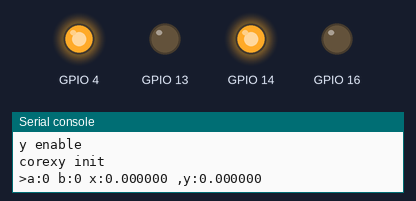
Simulated run of this program. Board: ESP8266 board running MicroPython. Parts: output pins drawn as LEDs (lit = HIGH), the last lines printed to the serial console. Pins used as bus, display or sensor lines are not drawn. At 14.9 s the program stops and its outputs stay as they are.

Above: at 0.1 s.
At 7.2 s:
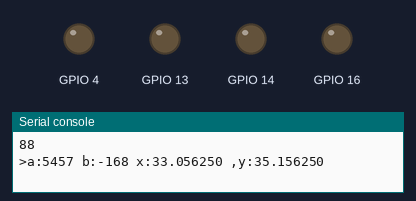
At 9.5 s:
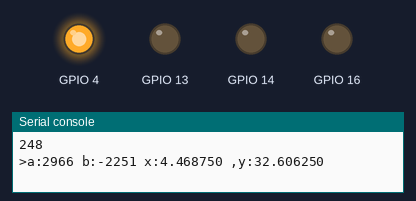
At 13.9 s:
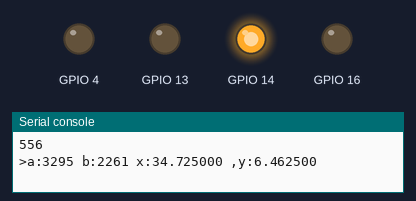
Timing chart, 0 to 15.4 s (numbered marks = the images above):
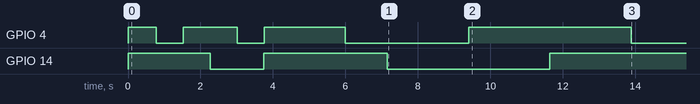

Measured:
- by itself, GPIO 4: LOW → HIGH at 0.00 s, → LOW 0.78 s later, → HIGH 0.74 s later, → LOW 1.5 s later, … (8 changes in this stretch)
- by itself, GPIO 14: goes HIGH 2.3 s, LOW 1.5 s, HIGH 3.4 s, LOW 4.5 s, then HIGH

The program:

corexy.py
```python
from math import *
from stepper import *

STEP_PER_MM=0.0125
MM_PER_STEP=80

STEP_TMC2225_32_PER_MM=0.00125
MM_TMC2225_32_PER_STEP=800

#2GT 2mm per gear, 20 gear , 20*2=40mm a cycle
#1.8 per step, so 200 steps a cycle. then 0.2mm/step
trace_flg=0
def plat_plot_show():
     pass

def plat_plot(x,y,para):
     pass

def axis_accm_step(acc,delta):
        acc+=delta
        step=0
        if 0==int(acc):
            pass # less one step
        else :
            step=int(acc)
            acc-=int(acc)
        return acc,step

def set_z(sz,ez):
        acc_z=0
        zc=sz.position()
        z=float(zc)*STEP_TMC2225_32_PER_MM
        dz = ez - z;
        if 1:
            print(">c:%d z:%f->%f dz:%f" % (zc,z,ez,dz))
        if abs(dz) < STEP_TMC2225_32_PER_MM:
            return ez
        c = floor(abs(8*dz) );
        if c >0 :
            del_z= (dz) /c
            del_z= del_z*MM_TMC2225_32_PER_STEP
            for  i in range(0,c) :
                acc_z,step=axis_accm_step(acc_z,del_z)
                sz.step(step)
        zc=sz.position()
        z=float(zc)*STEP_TMC2225_32_PER_MM
        if 1:
            print(">>c:%d z:%f" % (zc,z))
        return ez


class corexy():
    def __init__(self, sx, sy):
        self.sx=sx
        self.sy=sy
        self.x=0
        self.y=0 # the x,y postion is exist naturely
        self.acc_a=0;
        self.acc_b=0
        self.sx.enable()
        self.sy.enable()
        print("corexy init")

    def actually_positon(self):
        a=self.sx.position()
        b=self.sy.position()
        x=float((a+b)/2)*STEP_PER_MM
        y=float((a-b)/2)*STEP_PER_MM
        return a,b,x,y

    def draw_actually_positon(self,plot_flg):
        a,b,x,y=self.actually_positon()
        if trace_flg:
            print("a:%d b:%d x:%f ,y:%f" % (a,b,x,y))
        if plot_flg:
            plat_plot(x,y,'b.')
        else :
            plat_plot(x,y,'y.')
    def direction(self,delta):
        if delta> 0:
            return 1
        else :
            return -1

    def accm_step(self,acc,delta):
        acc+=delta
        step=0
        if 0==int(acc):
            pass # less one step
        else :
            step=int(acc)
            acc-=int(acc)
        return acc,step

    def set_xy(self,ex,ey,plot_flg):
        if 1:
            a,b,x,y=self.actually_positon()
            print(">a:%d b:%d x:%f ,y:%f" % (a,b,x,y))
        x=self.x
        y=self.y
        dx = ex - x;
        dy = ey - y;

        c = floor(8 * sqrt(dx * dx + dy * dy));
        if c >0 :
            del_a= (dx+dy) /c
            del_b= (dx-dy) /c
            del_a= del_a*MM_PER_STEP
            del_b= del_b*MM_PER_STEP
            for  i in range(0,c) :
                #self.set_xy(x + (i * dx / c), y + (i * dy / c));
                self.acc_a,step=self.accm_step(self.acc_a,del_a)
                self.sx.step(step)
                self.draw_actually_positon(plot_flg)
                #
                self.acc_b,step=self.accm_step(self.acc_b,del_b)
                self.sy.step(step)
                self.draw_actually_positon(plot_flg)

        self.x=ex
        self.y=ey
        if 1:
            a,b,x,y=self.actually_positon()
            print(">>a:%d b:%d x:%f y:%f ex:%f ey:%f" % (a,b,x,y ,abs(ex-x),abs(ey-y)))
        return ex,ey

    def move_to(self,x,y):
        return self.set_xy(x,y,0)

    def draw_to(self,x,y):
        return self.set_xy(x,y,1)

    def get_xy(self):
        a,b,x,y=self.actually_positon()
        return x,y


def draw_rect(cxy,x,y,w,h):
    cxy.move_to(x,y)
    cxy.draw_to(x,y+h)
    cxy.draw_to(x+w,y+h)
    cxy.draw_to(x+w,y)
    cxy.draw_to(x,y)


def  draw_cycle(cxy,x,y,r):
    cxy.move_to(x+r,y)
    for i in range(0,2*314,2):
      print(i)
      a=float(i)/100
      cxy.draw_to(x+r*cos(a),y+r*sin(a))


if __name__ == '__main__':
    sx = Stepper( 14, 12, 13, speed=10000,name="x")
    sy = Stepper( 4, 5, 16, speed=10000,name="y")
    cxy=corexy(sx,sy)
    draw_rect(cxy,10,10,10,10)
    draw_cycle(cxy,20,20,20)
    plat_plot_show() 
```

stepper.py
```python
from machine import Pin
import time

DEFAULT_SPEED = 10000
GT2_20_cycle_40mm_STEPS=200*16

def plat_time():
	return  time.ticks_ms()

def  xsleep_us(vus):
    #pass
    time.sleep_us(vus)

dbg_flg=0 #set 1 for debug info

class Stepper():
    def __init__(self, dir_pin, step_pin, enable_pin ,  speed=DEFAULT_SPEED,name="",dir_invert=0):
        self.step_pin = Pin(step_pin, Pin.OUT)
        self.dir_pin = Pin(dir_pin, Pin.OUT)
        self.dir_invert=dir_invert
        self.direction = 1
        if self.dir_invert :
            self.dir_pin.value(0)
        else :
            self.dir_pin.value(1)
        self.step_pin.value(0)
        if enable_pin > 0:
            self.enable_pin = Pin(enable_pin, Pin.OUT)
            self.enable_pin.value(1)
            self.enable_flg=0;
        else:
            self.enable_flg=-1
        self.pulserate = 100
        self.count = 0
        self.speed = speed
        self.delay = int(1000000/speed)
        self.limits_max=GT2_20_cycle_40mm_STEPS*20
        self.limits_min=-GT2_20_cycle_40mm_STEPS*20
        self.name=name
        print("%s delaly %d us" %(name,self.delay))

    def enable(self):
        if self.enable_flg != -1:
            self.enable_pin.value(0)
            self.enable_flg=1
            print("%s enable" % self.name)
        else:
            print("%s stop ignored" % self.name)

    def dir(self,direction=1):
        if direction != self.direction :
            if 1 == direction:
                self.direction=1
                if self.dir_invert :
                    self.dir_pin.value(0)
                else :
                    self.dir_pin.value(1)
            else :
                self.direction=-1
                if self.dir_invert :
                    self.dir_pin.value(1)
                else :
                    self.dir_pin.value(0)

            print("%s dir:  %d" %(self.name,self.direction))

    def step(self, count):
        """Rotate count steps. direction = -1 means backwards"""
        if 0 == count:
            return
        if 0 == self.enable_flg:
            print("%s disable,need enable" % self.name)

        if dbg_flg:
            print("%s step cnt:%d" % (self.name,count))
        if count < 0:
           # print("negtive count input %d" % count)
            count=-(count)
            direction=-1
        else :
            direction=1

        self.dir(direction)

        for x in range(count):
            if(direction == 1 and self.position() < self.limits_min ):
                print("%s MIN limit %d %d" %(self.name,self.position(),self.limits_min))
                return False
            if(direction == -1 and self.position() > self.limits_max ):
                print("%s MAX limit %d %d" %(self.name,self.position(),self.limits_max ))
                return False
            self.step_pin.on()
            xsleep_us(self.delay)
            self.step_pin.off()
            xsleep_us(self.delay)
            self.count += direction
        if dbg_flg:
            print("%s postion %d" % (self.name,self.position()))
        return True

    def stop(self):
        if self.enable_flg != -1:
            self.enable_pin.value(1)
            self.enable_flg=0
            print("%s stop" % self.name)
        else:
            print("%s stop ignored" % self.name)

    def setSpeed(self,speed):
        self.delay = 1000/speed

    def position(self):
        return self.count

if __name__ == '__main__':
    sx = Stepper(14, 12, 13, speed=10000,name="x")
    sx.step(5)
    sx.enable()
    sx.step(5)
    sx.step(-15)
    sx.step(20)
    sx.stop()
    sy = Stepper( 4, 5, 13, speed=10000,name="y")
    sy.enable()
    sy.step(5)
    start = plat_time()
    sy.step(GT2_20_cycle_40mm_STEPS)
    sy.step(-GT2_20_cycle_40mm_STEPS)
    end = plat_time()
    print("start",start)
    print("end",end)
    print("cost:" , end-start)
```
